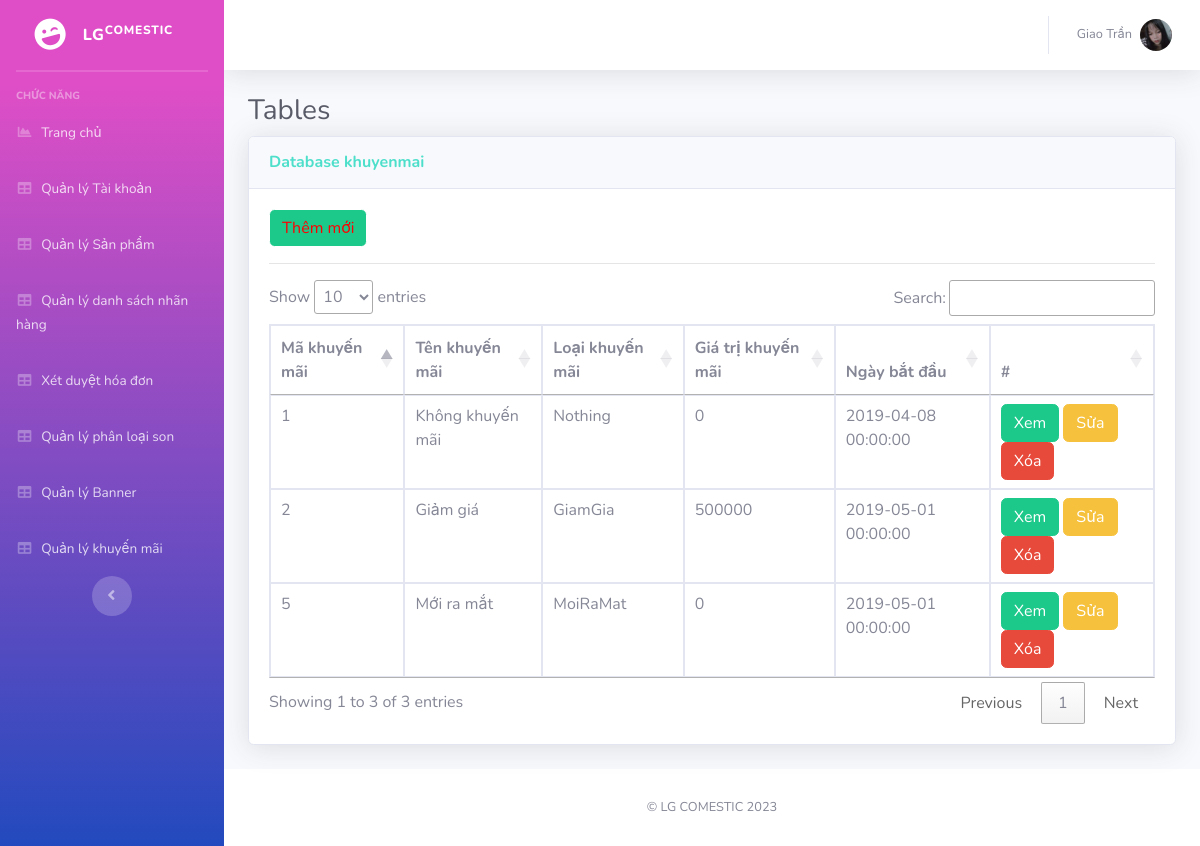
The app's page /Admin/index.php?mod=khuyenmai (signed in) with its own data.
### tables this page shows
CREATE TABLE `khuyenmai` (
  `MaKM` int(11) NOT NULL,
  `TenKM` varchar(100) NOT NULL,
  `LoaiKM` varchar(20) NOT NULL,
  `GiaTriKM` float(11,0) NOT NULL,
  `NgayBD` datetime NOT NULL,
  `TrangThai` int(11) NOT NULL
);

### Admin/MVC/controllers/KhuyenmaiController.php (called while the page is built, shortened)
<?php
class KhuyenmaiController
{
	var $khuyenmai_model;
	function __construct()
	{
		$this->khuyenmai_model = new khuyenmai();
	}
	public function list()
	{
		$data = $this->khuyenmai_model->All();
		require_once("MVC/Views/Admin/index.php");
	}
}

### Admin/MVC/Models/connection.php (called while the page is built, shortened)
<?php
    class Connection{
        function __construct()
        {
            $severname ="localhost";
            $username ="root";
            $password ="";
            $db_name ="shopmypham";
            $this->conn = new mysqli($severname,$username,$password,$db_name);
        }
    }
?>

### Admin/MVC/Models/model.php (called while the page is built, shortened)
<?php
require_once("connection.php");
class Model
{
    var $table;
    var $contens;
    function __construct()
    {
        $conn_obj = new Connection();
        $this->conn = $conn_obj->conn;
    }
    function All()
    {
        $query = "select * from $this->table ORDER BY $this->contens DESC ";
        require("result.php");
        return $data;
    }
}

### Admin/MVC/Models/result.php (called while the page is built)
<?php
$result = $this->conn->query($query);
$data = array();
while ($row = $result->fetch_assoc()) {
    $data[] = $row;
}
?>

### Admin/MVC/Views/khuyenmai/list.php (the view, shortened to what this page needs)
<?php if (isset($_SESSION['isLogin_Admin']) && $_SESSION['isLogin_Admin'] == true) { ?>
<a href="?mod=khuyenmai&act=add" type="button" class="btn btn-primary">Thêm mới</a>
<?php } ?>
<hr>
<table class="table table-bordered" id="dataTable" width="100%" cellspacing="0">
  <thead>
    <tr>
      <th scope="col">Mã khuyến mãi</th>
      <th scope="col">Tên khuyến mãi</th>
      <th scope="col">Loại khuyến mãi</th>
      <th scope="col">Giá trị khuyến mãi</th>
      <th scope="col">Ngày bắt đầu</th>
      <th>#</th>
    </tr>
  </thead>
  <tbody>
    <?php foreach ($data as $row) { ?>
      <tr>
        <td><?= $row['MaKM'] ?></td>
        <td><?= $row['TenKM'] ?></td>
        <td><?= $row['LoaiKM'] ?></td>
        <td><?= $row['GiaTriKM'] ?></td>
        <td><?= $row['NgayBD'] ?></td>
        <td>
          <a href="?mod=khuyenmai&act=detail&id=<?= $row['MaKM'] ?>" class="btn btn-success">Xem</a>
          <?php if (isset($_SESSION['isLogin_Admin']) && $_SESSION['isLogin_Admin'] == true) { ?>
          <a href="?mod=khuyenmai&act=edit&id=<?= $row['MaKM'] ?>" class="btn btn-warning">Sửa</a>
          <a href="?mod=khuyenmai&act=delete&id=<?= $row['MaKM'] ?>" onclick="return confirm('Bạn có thật sự muốn xóa ?');" type="button" class="btn btn-danger">Xóa</a>
          <?php }?>
        </td>
      </tr>
    <?php } ?>
</table>

### records on screen
khuyenmai: MaKM "5", TenKM "Mới ra mắt", LoaiKM "MoiRaMat", GiaTriKM "0", NgayBD "2019-05-01 00:00:00"
khuyenmai: MaKM "2", TenKM "Giảm giá", LoaiKM "GiamGia", GiaTriKM "500000", NgayBD "2019-05-01 00:00:00"
khuyenmai: MaKM "1", TenKM "Không khuyến mãi", LoaiKM "Nothing", GiaTriKM "0", NgayBD "2019-04-08 00:00:00"

### other values on screen
$_SESSION['login']['TaiKhoan'] "Giao Trần"
$mod "khuyenmai"
